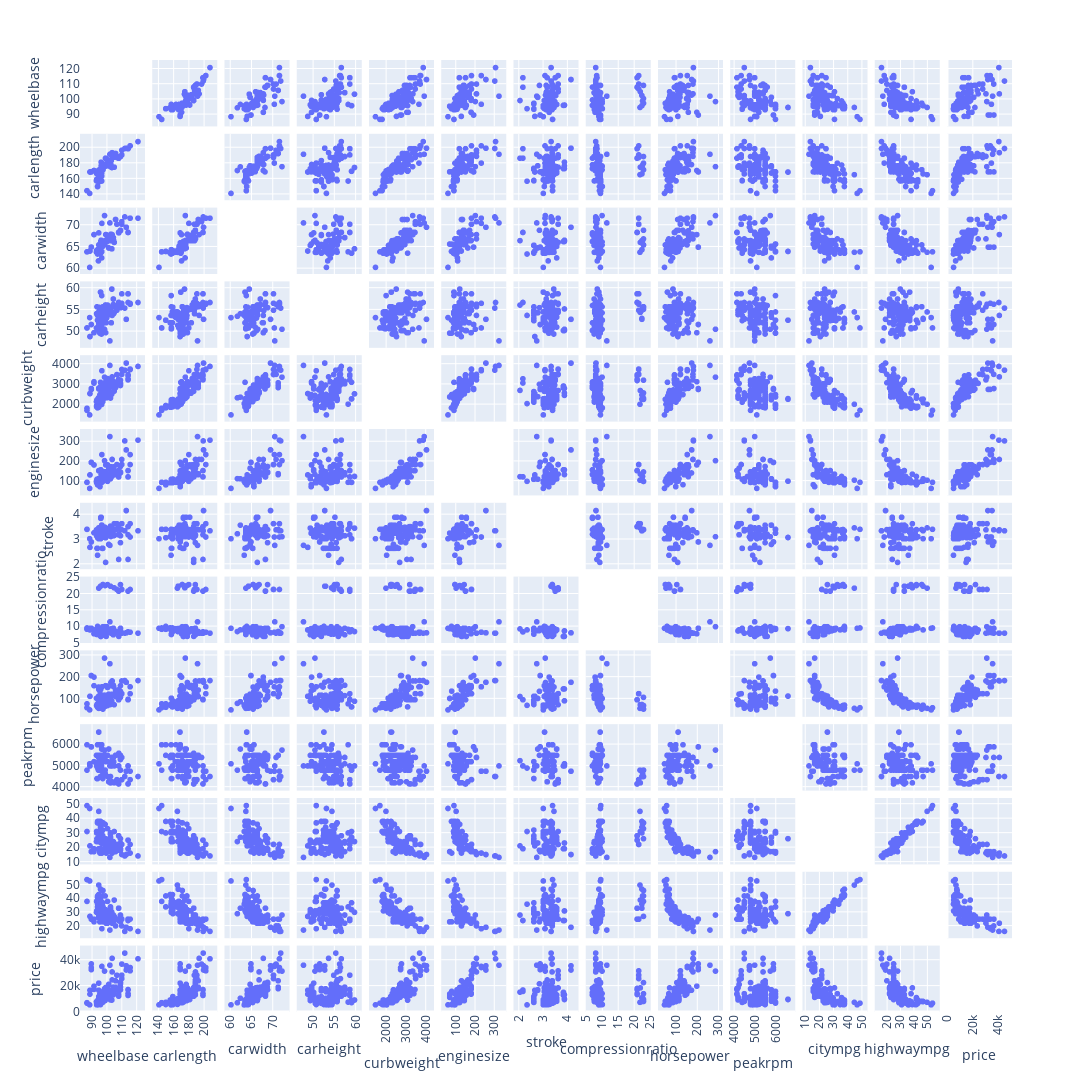

The cell this chart's notebook holds for it:
### Code cell
import plotly.express as px

fig = px.scatter_matrix(cuantitativo, width=1300, height=1500)
fig.update_layout({"xaxis"+str(i+1): dict(tickangle = -90) for i in range(13)})
fig.update_traces(diagonal_visible=False)
fig.show()

### Figure 1 — Plotly figure (JSON) as saved in the notebook; plotly's stock layout.template omitted (floating-point values rounded to 4 significant figures; data arrays with more than 128 entries replaced by an {"elided": "..."} marker saying what was removed)
{"data": [{"diagonal": {"visible": false}, "dimensions": [{"axis": {"matches": true}, "label": "wheelbase", "values": {"elided": "205 float values"}}, {"axis": {"matches": true}, "label": "carlength", "values": {"elided": "205 float values"}}, {"axis": {"matches": true}, "label": "carwidth", "values": {"elided": "205 float values"}}, {"axis": {"matches": true}, "label": "carheight", "values": {"elided": "205 float values"}}, {"axis": {"matches": true}, "label": "curbweight", "values": {"elided": "205 int values"}}, {"axis": {"matches": true}, "label": "enginesize", "values": {"elided": "205 int values"}}, {"axis": {"matches": true}, "label": "stroke", "values": {"elided": "205 float values"}}, {"axis": {"matches": true}, "label": "compressionratio", "values": {"elided": "205 float values"}}, {"axis": {"matches": true}, "label": "horsepower", "values": {"elided": "205 int values"}}, {"axis": {"matches": true}, "label": "peakrpm", "values": {"elided": "205 int values"}}, {"axis": {"matches": true}, "label": "citympg", "values": {"elided": "205 int values"}}, {"axis": {"matches": true}, "label": "highwaympg", "values": {"elided": "205 int values"}}, {"axis": {"matches": true}, "label": "price", "values": {"elided": "205 float values"}}], "hovertemplate": "%{xaxis.title.text}=%{x}<br>%{yaxis.title.text}=%{y}<extra></extra>", "legendgroup": "", "marker": {"color": "#636efa", "symbol": "circle"}, "name": "", "showlegend": false, "type": "splom"}], "layout": {"dragmode": "select", "height": 1500, "legend": {"tracegroupgap": 0}, "margin": {"t": 60}, "width": 1300, "xaxis": {"tickangle": -90}, "xaxis10": {"tickangle": -90}, "xaxis11": {"tickangle": -90}, "xaxis12": {"tickangle": -90}, "xaxis13": {"tickangle": -90}, "xaxis2": {"tickangle": -90}, "xaxis3": {"tickangle": -90}, "xaxis4": {"tickangle": -90}, "xaxis5": {"tickangle": -90}, "xaxis6": {"tickangle": -90}, "xaxis7": {"tickangle": -90}, "xaxis8": {"tickangle": -90}, "xaxis9": {"tickangle": -90}}}
